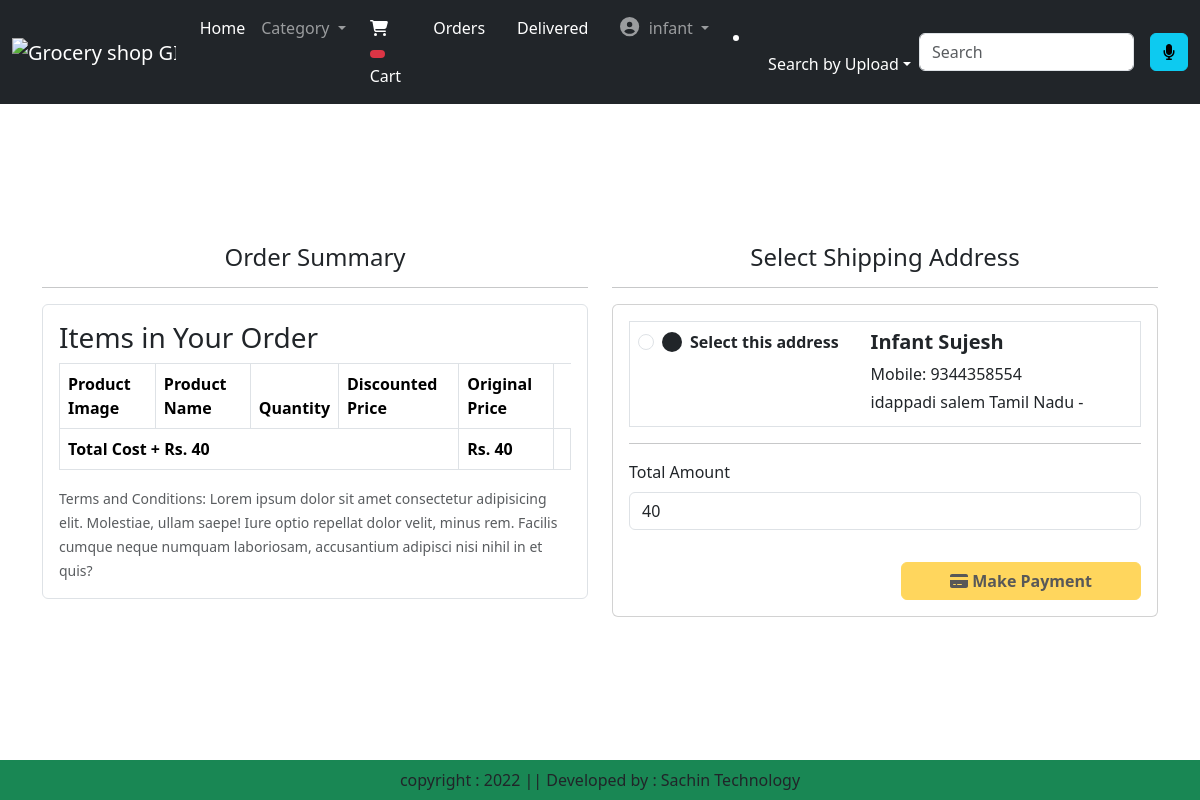
The page /checkout/ (signed in) on the database its author committed.
### app/models.py (models this page shows)
class Customer(models.Model):
    user = models.ForeignKey(User, on_delete=models.CASCADE)
    name = models.CharField(max_length=200)
    locality = models.CharField(max_length=200)
    city = models.CharField(max_length=50)
    mobile = models.IntegerField(default=0)
    zipcod = models.IntegerField()
    state = models.CharField(choices=STATE_CHOICES, max_length=100)

### app/views.py (the view, shortened to what this page needs)
# urls.py: path('checkout/', views.checkout.as_view(), name='checkout'),
class checkout(View):
    def get(self, request):
        user = request.user
        add = Customer.objects.filter(user=user)
        cart_items = Cart.objects.filter(user=user)
        totalitem=0
        if request.user.is_authenticated:
          totalitem=len(Cart.objects.filter(user=request.user))
        famount = 0
        for p in cart_items:
            value = p.quantity * p.product.discounted_price  # Accessing discounted_price from the product
            famount += value
        totalamount = famount + 40
        razoramount = int(totalamount * 100)
        client = razorpay.Client(auth=(settings.RAZOR_KEY_ID,settings.RAZOR_KEY_SECRET))
        data = {"amount": razoramount,"currency":"INR","receipt":"order_rcptid_12"}
        payment_response = client.order.create(data=data)
        print(payment_response)
        order_id = payment_response['id']
        order_status = payment_response['status']
        return render(request, 'app/checkout.html', locals())

### app/templates/app/checkout.html (shortened to what this page needs)
{% extends 'app/base.html' %}
{% load static %}
{% block main-content %}
<div class="container my-5 d-flex justify-content-center align-items-center" style="min-height: 80vh;">
    <div class="row mt-4">
        <div class="col-lg-6 mb-4">
            <h4 class="text-center">Order Summary</h4>
            <hr>
            <div class="card border">
                <div class="card-body">
                    <h3>Items in Your Order</h3>
                    <table class="table table-bordered">
                        <thead class="thead-light">
                            <tr>
                                <th scope="col">Product Image</th>
                                <th scope="col">Product Name</th>
                                <th scope="col">Quantity</th>
                                <th scope="col">Discounted Price</th>
                                <th scope="col">Original Price</th>
                            </tr>
                        </thead>
                        <tbody>
                            <tr>
                                <td colspan="4" class="fw-bold">Total Cost + Rs. 40</td>
                                <td class="fw-bold">Rs. {{ totalamount }}</td>
                                <td></td>
                            </tr>
                        </tbody>
                    </table>
                    <small class="text-muted">Terms and Conditions: Lorem ipsum dolor sit amet consectetur adipisicing elit. Molestiae, ullam saepe! Iure optio repellat dolor velit, minus rem. Facilis cumque neque numquam laboriosam, accusantium adipisci nisi nihil in et quis?</small>
                </div>
            </div>
        </div>
        <div class="col-lg-6 mb-4">
            <h4 class="text-center">Select Shipping Address</h4>
            <hr>
            <form method="post" id="myform">
                <div class="card">
                    <div class="card-body">
                        {% for ad in add %}
                        <div class="address-card mb-3 d-flex align-items-start border p-2">
                            <div class="form-check me-3">
                                <input class="form-check-input address-radio" type="radio" name="custid" id="custadd{{ forloop.counter }}" value="{{ ad.id }}" required>
                                <label class="form-check-label" for="custadd{{ forloop.counter }}">
                                    <div class="d-flex align-items-center">
                                        <div class="rounded-circle bg-dark" style="width: 20px; height: 20px;"></div>
                                        <span class="ms-2 fw-bold">Select this address</span>
                                    </div>
                                </label>
                            </div>
                            <div class="ms-3">
                                <h5 class="fw-bold">{{ ad.name }}</h5>
                                <p class="mb-1">Mobile: {{ ad.mobile }}</p>
                                <p class="mb-1">{{ ad.locality }} {{ ad.city }} {{ ad.state }} - {{ ad.zipcode }}</p>
                            </div>
                        </div>
                        <hr>
                        {% endfor %}
                        <div class="form-group mb-3">
                            <label for="totalamount" class="form-label">Total Amount</label>
                            <input type="number" class="form-control" name="totalamount" value="{{ totalamount }}" readonly>
                        </div>
                        <div class="text-end">
                            <button id="rzp-button1" type="button" class="btn btn-warning mt-3 px-5 fw-bold" disabled>
                                <i class="fas fa-credit-card"></i> Make Payment
                            </button>
                        </div>
                    </div>
                </div>
            </form>
        </div>
    </div>
</div>
{% endblock main-content %}

### app/templates/app/base.html (shortened to what this page needs)
<!DOCTYPE html>
{% load static %}
<html lang="en">
<head>
    <link href="https://cdn.jsdelivr.net/npm/bootstrap@5.3.3/dist/css/bootstrap.min.css" rel="stylesheet">
    <link rel="stylesheet" href="{% static 'app/css/owl.carousel.min.css' %}" />
    <link rel="stylesheet" href="{% static 'app/css/all.min.css' %}" />
    <link rel="stylesheet" href="{% static 'app/css/style.css' %}" />
</head>
<body>
    <nav class="navbar navbar-expand-lg navbar-dark bg-dark fixed-top">
        <div class="container-fluid">
            <a class="navbar-brand" href="#">
                <img src="https://media.tenor.com/KFwN-qERWW8AAAAj/foodpanda-panda.gif" alt="Grocery shop GIF" style="width: 90px; height: 80px;">
            </a>
            <div class="collapse navbar-collapse" id="navbarSupportedContent">
                <ul class="navbar-nav me-auto mb-2 mb-lg-0">
                    {% if request.user.is_authenticated %}
                        <li class="nav-item">
                            <a class="nav-link active" aria-current="page" href="/">Home</a>
                        </li>
                        <li class="nav-item dropdown">
                            <a class="nav-link dropdown-toggle" href="#" role="button" data-bs-toggle="dropdown" aria-expanded="false">
                                Category
                            </a>
                        </li>
                        <li class="nav-item mx-2">
                            <a href="{% url 'showcart' %}" class="nav-link text-white">
                                <i class="fas fa-shopping-cart" style="margin-right: 5px;"></i>
                                <span class="badge bg-danger">
                                </span>
                                Cart
                            </a>
                        </li>
                        <li class="nav-item mx-2">
                            <a href="{% url 'orders' %}" class="nav-link text-white">Orders</a>
                        </li>
                        <li class="nav-item mx-2">
                            <a href="{% url 'delivered_orders' %}" class="nav-link text-white">Delivered</a>
                        </li>
                        <li class="nav-item dropdown mx-2">
                            <a class="nav-link dropdown-toggle" href="#" role="button" data-bs-toggle="dropdown" aria-expanded="false">
                                <i class="fas fa-user-circle" style="font-size: 1.2em; margin-right: 5px;"></i>
                                {{ request.user.username }}
                            </a>
                        </li>
                    {% endif %}
                </ul>
                <li class="nav-item dropdown mx-2" style="color:rgb(255, 255, 255);">
                    <a class="nav-link dropdown-toggle" href="#" role="button" data-bs-toggle="dropdown" aria-expanded="false" style="display: flex; align-items: center;">
                        <span style="display: inline-block; width: 30px; height: 30px; background-image: url('https://cdn-icons-png.flaticon.com/512/1059/1059035.png'); background-size: cover; margin-right: 5px;"></span>
                        Search by Upload
                    </a>
                </li>
                <form class="d-flex" role="search" action="/search" onsubmit="return handleSearch(event);">
                    <input class="form-control me-2" type="search" placeholder="Search" name="search" aria-label="Search" id="searchInput">
                    <button id="voiceSearchBtn" type="button" class="btn btn-info ms-2 voice-search-btn">
                        <i class="fas fa-microphone"></i>
                    </button>
                </form>
            </div>
        </div>
    </nav>
    <div class="content-margin">
        {% block main-content %} {% endblock main-content %}
    </div>
    <footer class="container-fluid fixed-bottom bg-success text-center p-2 mt-5">
        copyright : 2022 || Developed by : Sachin Technology
    </footer>
</body>
</html>

### app/templates/app/base.html (style rules this page uses)
.content-margin { margin-top: 110px; }

### rows shown on the page
Customer: name "Infant Sujesh", mobile "9344358554", locality "idappadi", city "salem", state "Tamil Nadu"

### other values the page prints
{{ request.user.username }} "infant"
{{ totalamount }} "40"
